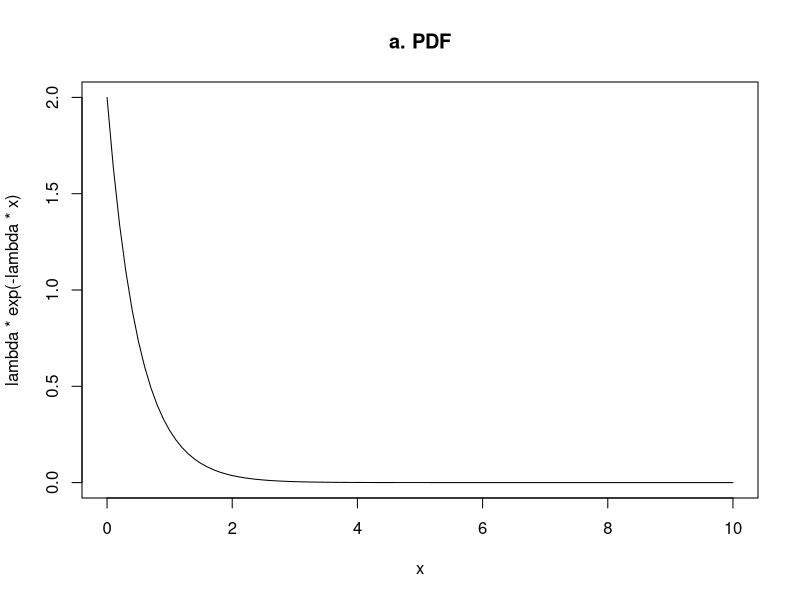
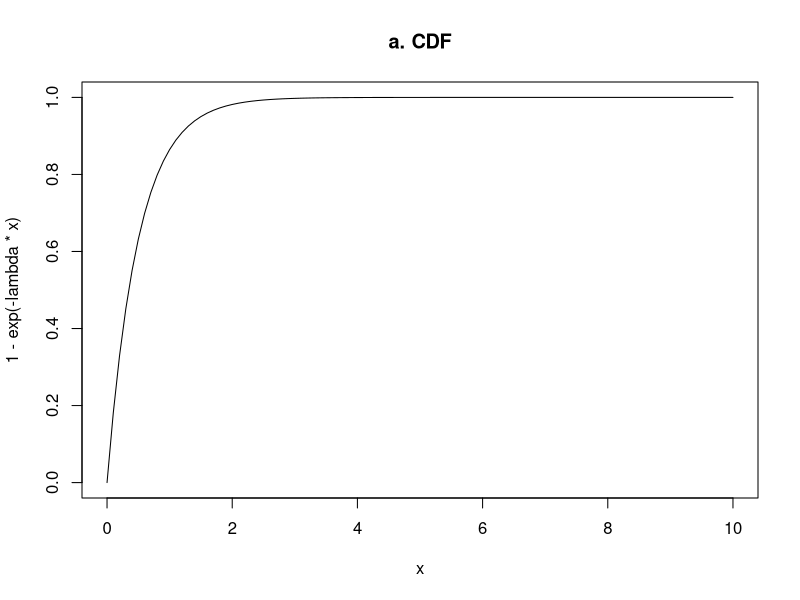
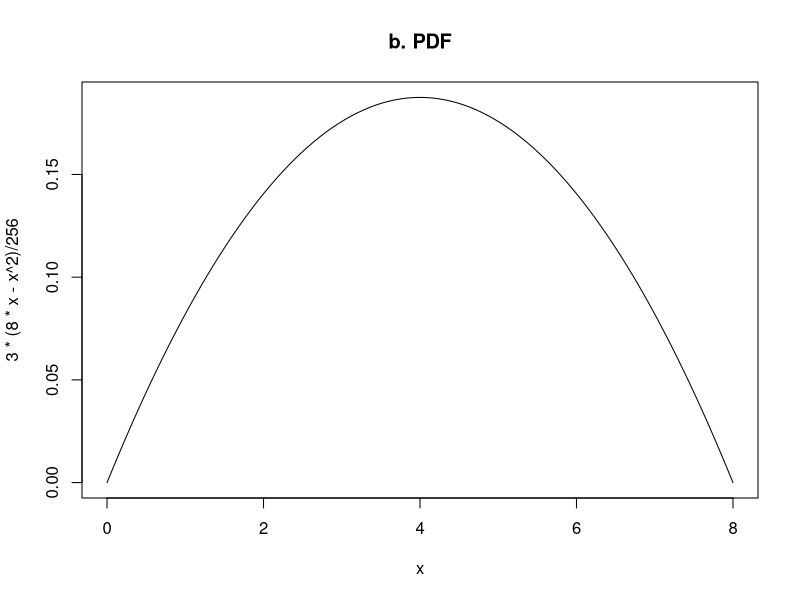
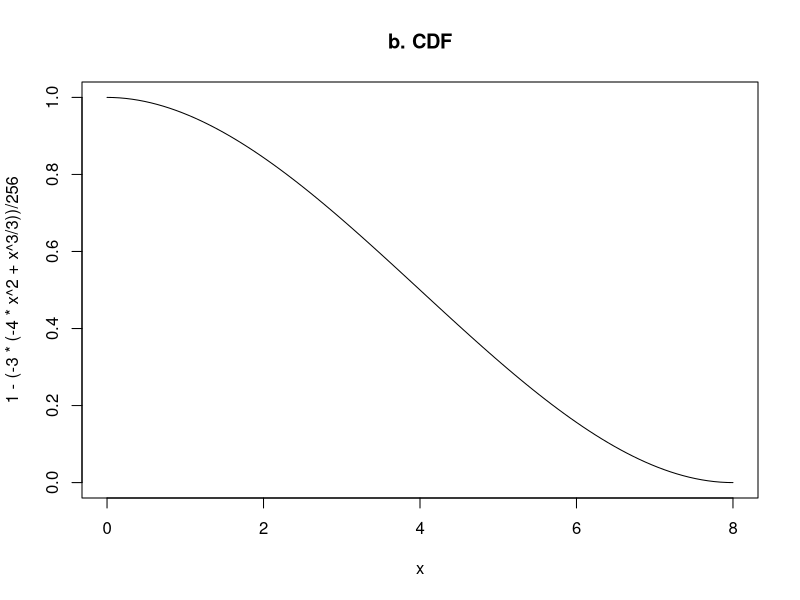
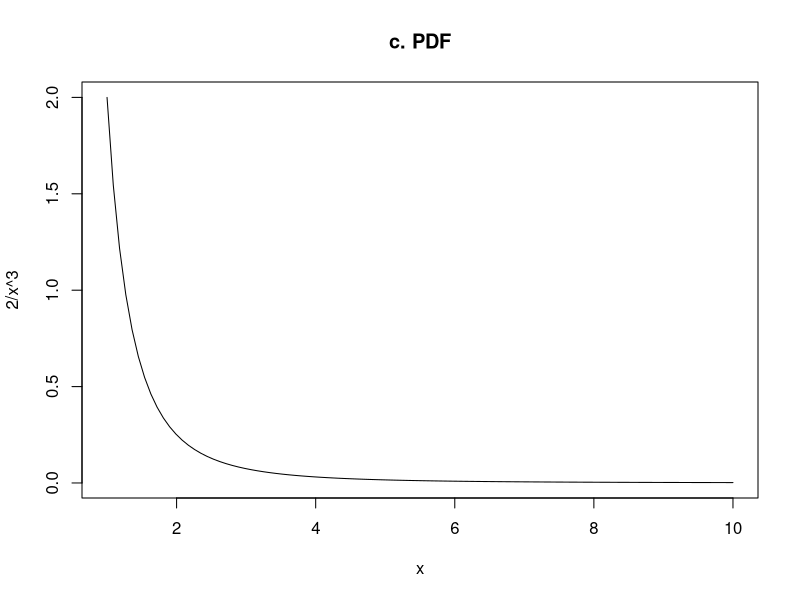
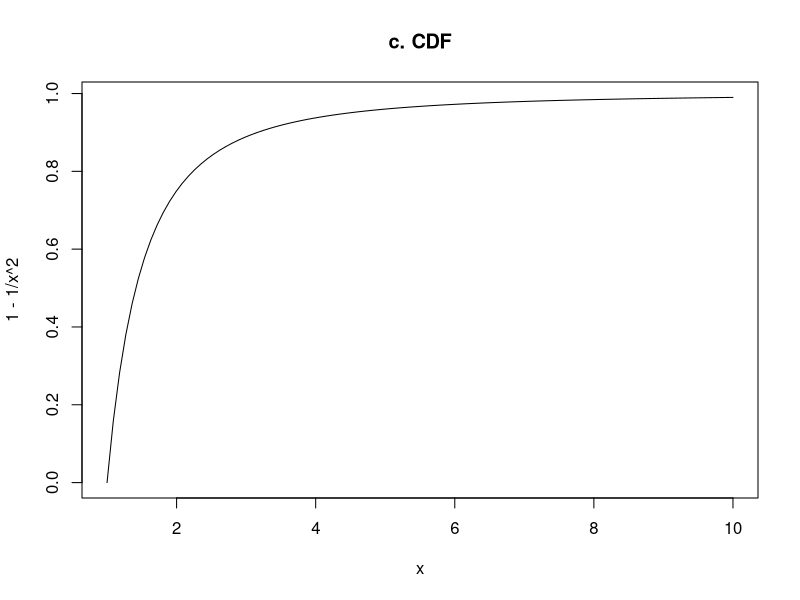
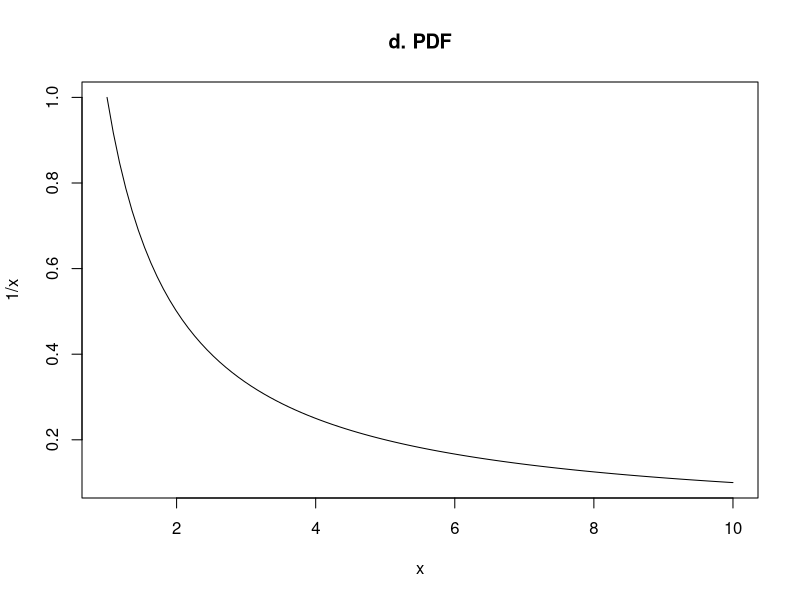
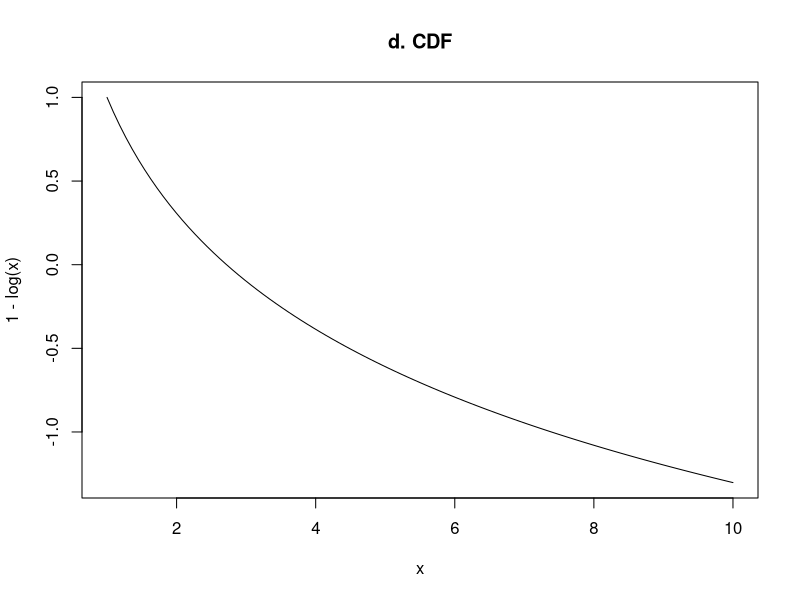

The R script that drew these images, in order:
## ---- 1_A
lambda=2
curve(lambda*exp(-lambda*x), 0, 10, main="a. PDF")
curve(1-exp(-lambda*x), 0, 10, main="a. CDF")
## ---- 1_B
curve(3*(8*x-x^2)/256, 0, 8, main="b. PDF")
curve(1-(-3*(-4*x^2 + x^3/3))/256, 0, 8, main="b. CDF")
## ---- 1_C
curve(2/x^3, 1, 10, main="c. PDF")
curve(1-1/x^2, 1, 10, main="c. CDF")
## ---- 1_D
curve(1/x, 1, 10, main="d. PDF")
curve(1-log(x), 1, 10, main="d. CDF")
## ---- 2_B
curve(x/8, 2, 4, main="PDF")
curve(x^2/16, 2, 4, main="CDF")
## ---- 5_A
lambda=0.5
curve(lambda*exp(-lambda*x), 0, 10, main="PDF")
curve(1-exp(-lambda*x), 0, 10, main="CDF")